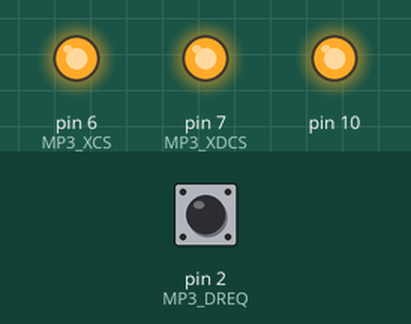
The sketch below on a simulated Arduino Uno, built with avr-gcc and run on an emulated ATmega328P. Parts: output pins drawn as LEDs (lit = HIGH). The test bench sets the inputs (shaded band); at power-on: pin 2 (MP3_DREQ) HIGH. Pins used as bus, display or sensor lines are not drawn.

Above: at 0.2 s.
Timing chart, 0 to 1.7 s (numbered marks = the images above):
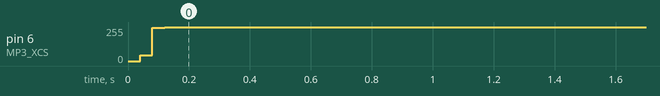

The sketch:

MIC_Effect.ino
```cpp
// VS1053b DSP hack - DSP modulation delay effect //

#include <SPI.h>

#define MP3_XCS   6
#define MP3_XDCS  7
#define MP3_DREQ  2
#define MP3_RST   8

//VS10xx SCI Registers
#define SCI_MODE        0x00
#define SCI_STATUS      0x01
#define SCI_BASS        0x02
#define SCI_CLOCKF      0x03
#define SCI_DECODE_TIME 0x04
#define SCI_AUDATA      0x05
#define SCI_WRAM        0x06
#define SCI_WRAMADDR    0x07
#define SCI_HDAT0       0x08
#define SCI_HDAT1       0x09
#define SCI_AIADDR      0x0A
#define SCI_VOL         0x0B
#define SCI_AICTRL0     0x0C
#define SCI_AICTRL1     0x0D
#define SCI_AICTRL2     0x0E
#define SCI_AICTRL3     0x0F

#define DEPTH 100    // [0..2047]  Depht effect
#define SPEED 20     // [0..1023]  LFO oscillator
#define DELAY 1000   // [0..8100]  Delay of effect channel in samples
#define DECAY 28000  // [0..32000] Speed of attenuation of the effect
#define MIX   24000  // [0..32000] Amount of delay/effect channel on output


void setup() {

  pinMode(MP3_RST, OUTPUT);
  pinMode(MP3_DREQ, INPUT);
  pinMode(MP3_XCS, OUTPUT);
  pinMode(MP3_XDCS, OUTPUT);

  SPI.begin();

  SPI.setClockDivider(SPI_CLOCK_DIV16); // SPI speed 1MHz (16MHz / 16 = 1MHz)
  SPI.transfer(0xFF);

  digitalWrite(MP3_RST, HIGH);
  digitalWrite(MP3_XCS, HIGH);
  digitalWrite(MP3_XDCS, HIGH);

  load_code();

  WriteRegister(SCI_CLOCKF, 0x8BE8);    // set multiplier to 3.5x
  WriteRegister(SCI_VOL, 0x3F3F);       // left, right volume 0xFE-0x0
  WriteRegister(SCI_BASS, 0x0000);      // bass, treble control

  SPI.setClockDivider(SPI_CLOCK_DIV4);  // set SPI speed 4MHz (16MHz / 4 = 4MHz)

  WriteRegister(SCI_AUDATA, 0xAC44);    // set sample rate 44100 Hz
  WriteRegister(SCI_AIADDR, 0x50);      // plugin enable

  WriteRegister(SCI_WRAMADDR, 0x0800);
  WriteRegister(SCI_WRAM, DEPTH);
  WriteRegister(SCI_WRAMADDR, 0x0801);
  WriteRegister(SCI_WRAM, SPEED);
  WriteRegister(SCI_WRAMADDR, 0x0802);
  WriteRegister(SCI_WRAM, DELAY);
  WriteRegister(SCI_WRAMADDR, 0x0803);
  WriteRegister(SCI_WRAM, DECAY);
  WriteRegister(SCI_WRAMADDR, 0x0804);
  WriteRegister(SCI_WRAM, MIX);

}

void loop() {


}

void WriteRegister(char address, int data){

  while(!digitalRead(MP3_DREQ));
  digitalWrite(MP3_XCS, LOW);
  SPI.transfer(0x02);
  SPI.transfer(address);
  SPI.transfer((data >> 8) & 0xFF);
  SPI.transfer(data & 0xFF);
  while(!digitalRead(MP3_DREQ));
  digitalWrite(MP3_XCS, HIGH);

}

int ReadRegister(char address){

  while(!digitalRead(MP3_DREQ));
  digitalWrite(MP3_XCS, LOW);
  SPI.transfer(0x03);
  SPI.transfer(address);
  char response1 = SPI.transfer(0xFF);
  while(!digitalRead(MP3_DREQ));
  char response2 = SPI.transfer(0xFF);
  while(!digitalRead(MP3_DREQ));
  digitalWrite(MP3_XCS, HIGH);
  int resultvalue = response1 << 8;
  resultvalue |= response2;
  return resultvalue;

}

#define PLUGIN_SIZE 771

const static word plugin[771] PROGMEM = { /* Compressed plugin */
  0x0007,0x0001, /*copy 1*/
  0x8050,
  0x0006,0x02ea, /*copy 746*/
  0x0030,0x0697,0x3700,0x0024,0x0000,0x0801,0xc010,0x0024,
  0x3f00,0x0024,0x2800,0x15c0,0x0006,0x2016,0x0000,0x2197,
  0x0038,0x0002,0x0038,0x0013,0xb886,0x184c,0xb88c,0x3848,
  0x3e05,0xb814,0x2912,0x1300,0x3685,0x0024,0x0007,0x9250,
  0x0000,0x0000,0xc890,0x2000,0x0002,0x0010,0x3000,0x4024,
  0x0002,0x0090,0xa100,0x0024,0x6092,0x0000,0x4010,0x0024,
  0xb882,0x2000,0x0008,0x0000,0x2915,0x7ac0,0x0038,0x0010,
  0x2912,0x1180,0x0000,0x0024,0x0018,0x0000,0x3613,0x0024,
  0x6890,0x3840,0x3e10,0x0024,0x0017,0x7000,0x2900,0x3cc0,
  0x3e00,0x0024,0x0000,0x0084,0x36e3,0x0024,0x2908,0xbe80,
  0x0017,0x7005,0x0000,0x0241,0x0030,0x0690,0x3000,0x0024,
  0xc010,0x0024,0xb882,0x2000,0x0000,0x0000,0x0006,0xa050,
  0x3009,0x2000,0x0000,0x2000,0x0006,0xa010,0x3009,0x2000,
  0x0004,0x0000,0x2915,0x7ac0,0x0000,0x0010,0x2912,0x1300,
  0x0000,0x0024,0x2912,0x0ec0,0x3613,0x0024,0xf400,0x4001,
  0x0000,0x2000,0x6100,0x0024,0x0000,0x0024,0x2800,0x2249,
  0x0000,0x0024,0x0000,0x2000,0x3473,0x184c,0xf400,0x4511,
  0xf400,0x4512,0xf400,0x4510,0x2912,0x1f80,0x3493,0x0024,
  0x0000,0x0000,0x0000,0x1001,0x6012,0x0024,0x0002,0x0050,
  0x2800,0x3601,0x003f,0xffc1,0x003f,0xffc7,0x6132,0x8c04,
  0xfe98,0x0024,0x48ba,0x0024,0x4582,0x44c5,0x6898,0x0024,
  0x657a,0x0024,0x0002,0x01d0,0x2800,0x3588,0x0000,0x0024,
  0x0038,0x0013,0x3801,0x104c,0x0002,0x0110,0x3009,0x3040,
  0x3009,0x33d3,0x3c30,0x8c04,0x3c00,0xb3c3,0xfeb8,0x4493,
  0x48bb,0xc617,0x4158,0x0001,0x001f,0x4005,0x6512,0xb087,
  0xfe9e,0x03c1,0x48b6,0x8c4c,0xfe98,0x048c,0x1fff,0xfc44,
  0x4db6,0x0024,0xf400,0x40c3,0xad46,0x0024,0x3a00,0x8024,
  0x3200,0x0024,0x3000,0x4024,0xfe90,0x3004,0x48b6,0xb385,
  0x6512,0x1006,0x3009,0x1087,0xfe9e,0x13c4,0x4db6,0x0881,
  0xf400,0x40c3,0xad4a,0x1002,0xf400,0x4090,0x3b00,0x5383,
  0x003f,0xffc1,0x6218,0xa004,0x3009,0x13d3,0x3009,0x13c0,
  0x2800,0x34c8,0x0002,0x0210,0x0038,0x0002,0x6892,0x0024,
  0x3800,0x4024,0x2800,0x2640,0x6090,0x0024,0x0000,0x0001,
  0x2800,0x3440,0x6294,0x2001,0x2800,0x2a40,0xb888,0x0c4c,
  0x0002,0x0012,0x3010,0x0024,0x460c,0x0800,0xf062,0x0024,
  0xff82,0x0000,0x48ba,0x0024,0x4252,0x4103,0x6100,0x0024,
  0x0038,0x0001,0x6018,0x0024,0x0002,0x0150,0x2800,0x3c58,
  0xb882,0x0024,0x6892,0x0024,0x3800,0x4024,0x0008,0x0001,
  0x4010,0x0024,0xf400,0x4013,0x0000,0x1000,0x3473,0x184c,
  0x3e10,0x0024,0x290c,0x7300,0x3e15,0x124c,0x2800,0x2240,
  0x36e3,0x0024,0x2800,0x3a40,0x3800,0x4024,0x3613,0x0024,
  0x3e12,0x0024,0x3e05,0xb814,0x3615,0x0024,0x3e00,0x3841,
  0x3e00,0xb850,0x0007,0x9250,0x3e14,0x7812,0xb880,0x930c,
  0x3800,0x0024,0x0030,0x00d0,0x3440,0x0024,0x2908,0x6400,
  0x3800,0x0024,0x003f,0xfcc1,0x0030,0x0050,0x3000,0x134c,
  0xb010,0x0024,0x38f0,0x0024,0x3430,0x8024,0x6284,0x0000,
  0x0010,0x0001,0x2800,0x57c5,0x0000,0x0024,0x002f,0xffc1,
  0xb010,0x0024,0x3800,0x0024,0x000b,0x4000,0x0006,0xc490,
  0x2908,0x7f80,0x3009,0x2000,0x0015,0xbd51,0x0030,0x0ad0,
  0x3800,0x0024,0x0000,0x01c0,0x2915,0x8300,0x0006,0xc050,
  0x0000,0x0300,0xb882,0x0024,0x2914,0xbec0,0x0006,0x6410,
  0x0001,0x0000,0x0030,0x0350,0x6284,0x2080,0x0000,0x0100,
  0x2800,0x4945,0x3800,0x0024,0xf202,0x0000,0xc010,0x0024,
  0x3800,0x0024,0x0030,0x0390,0x3000,0x0024,0x6080,0x0024,
  0x0006,0x6552,0x2800,0x4b95,0x1fe0,0x0040,0x003f,0xffc0,
  0x3800,0x0024,0x1fe0,0x0040,0x0006,0x6410,0x3870,0x138c,
  0x3a00,0x00cc,0x0000,0x00c0,0x0030,0x03d2,0x3200,0x4024,
  0xb100,0x0024,0x002e,0xe001,0x3800,0x0024,0x3420,0x0024,
  0x6012,0x0024,0x0017,0x7001,0x2800,0x56c5,0x6012,0x0024,
  0x000b,0xb801,0x2800,0x55c5,0x6010,0x0024,0x0000,0x01c0,
  0x2800,0x5215,0x0030,0x1090,0x3800,0x0024,0x0000,0x0080,
  0x0030,0x0050,0x3000,0x4024,0xc100,0x0024,0x3800,0x0024,
  0x0000,0x0000,0x0006,0x9f90,0x3009,0x2000,0x0006,0x9f50,
  0xb880,0xa000,0x0006,0x9fd0,0x3009,0x2000,0x36f4,0x5812,
  0x36f0,0x9810,0x36f0,0x1801,0x3405,0x9014,0x36f3,0x0024,
  0x36f2,0x0024,0x2000,0x0000,0x0000,0x0024,0x0000,0x01c0,
  0x0030,0x1090,0x2800,0x5200,0x3800,0x0024,0x0000,0x0140,
  0x0030,0x1090,0x2800,0x5200,0x3800,0x0024,0x2800,0x4340,
  0xc010,0x0024,0x3e12,0xb817,0x3e12,0x7808,0x3e11,0xb811,
  0x3e15,0x7810,0x3e18,0xb823,0x3e18,0x3821,0x3e10,0x3801,
  0x48b2,0x0024,0x3e10,0x3801,0x3e11,0x3802,0x3009,0x3814,
  0x0030,0x0717,0x3f05,0xc024,0x0030,0x0351,0x3100,0x0024,
  0x4080,0x0024,0x0030,0x10d1,0x2800,0x6345,0x0001,0x800a,
  0x0006,0x6514,0x3111,0x8024,0x6894,0x13c1,0x6618,0x0024,
  0xfe44,0x1000,0x4cb2,0x0406,0x3c10,0x0024,0x3c50,0x4024,
  0x34f0,0x4024,0x661c,0x1040,0xfe64,0x0024,0x4cb2,0x0024,
  0x3cf0,0x4024,0xbc82,0x3080,0x0030,0x0351,0x3100,0x8024,
  0xfea8,0x0024,0x5ca2,0x0024,0x0000,0x0182,0xac22,0x0024,
  0xf7c8,0x0024,0x48b2,0x0024,0xac22,0x0024,0x2800,0x66c0,
  0xf7cc,0x1002,0x0030,0x0394,0x3400,0x4024,0x3100,0x184c,
  0x0006,0xc051,0x291e,0x8080,0x0006,0x6410,0x4088,0x1001,
  0x0030,0x1111,0x3100,0x184c,0x0006,0xc051,0x291e,0x8080,
  0x0006,0x6550,0x0006,0x6694,0x408c,0x1002,0xf224,0x0024,
  0x0006,0xa017,0x2800,0x6ad5,0x0000,0x0024,0x2800,0x6bc1,
  0x0006,0x6410,0x3050,0x0024,0x3000,0x4024,0x6014,0x0024,
  0x0000,0x0024,0x2800,0x6a19,0x0000,0x0024,0xf400,0x4040,
  0x38b0,0x0024,0x2800,0x6bc0,0x3800,0x0024,0x2800,0x6b81,
  0x0000,0x0024,0xf400,0x4106,0xf400,0x4184,0x0030,0x06d5,
  0x3d05,0x5bd4,0xf400,0x4115,0x36f1,0x1802,0x36f0,0x1801,
  0x2210,0x0000,0x36f0,0x1801,0x36f8,0x1821,0x36f8,0x9823,
  0x0006,0x9f57,0x0020,0xffd0,0x3009,0x1c11,0x3985,0x4024,
  0x3981,0x8024,0x3009,0x3c11,0x36f5,0x5810,0x36f1,0x9811,
  0x36f2,0x5808,0x3602,0x8024,0x0030,0x0717,0x2100,0x0000,
  0x3f05,0xdbd7,
  0x0007,0x0001, /*copy 1*/
  0x0800,
  0x0006,0x0005, /*copy 5*/
  0x07d0,0x0014,0x1f40,0x6d60,0x5dc0,
  0x0006, 0x8004, 0x0000, /*Rle(4)*/
  0x0007,0x0001, /*copy 1*/
  0x8023,
  0x0006,0x0002, /*copy 2*/
  0x2a00,0x584e,
};

void load_code(void){

  int i = 0;
  while (i< PLUGIN_SIZE) {
    word addr, n, val;
    addr = pgm_read_word (&(plugin[i++]));
    n = pgm_read_word (&(plugin[i++]));
    if (n & 0x8000U) {
      n &= 0x7FFF;
      val = pgm_read_word (&(plugin[i++]));
      while (n--) {
        WriteRegister(addr , val);
      }
    }
    else {
      while (n--) {
        val = pgm_read_word (&(plugin[i++]));
        WriteRegister(addr , val);
      }
    }
  }
  return;

}
```

Measured:
- by itself, pin 6 (MP3_XCS): 45/255 → 255/255 at 0.08 s
